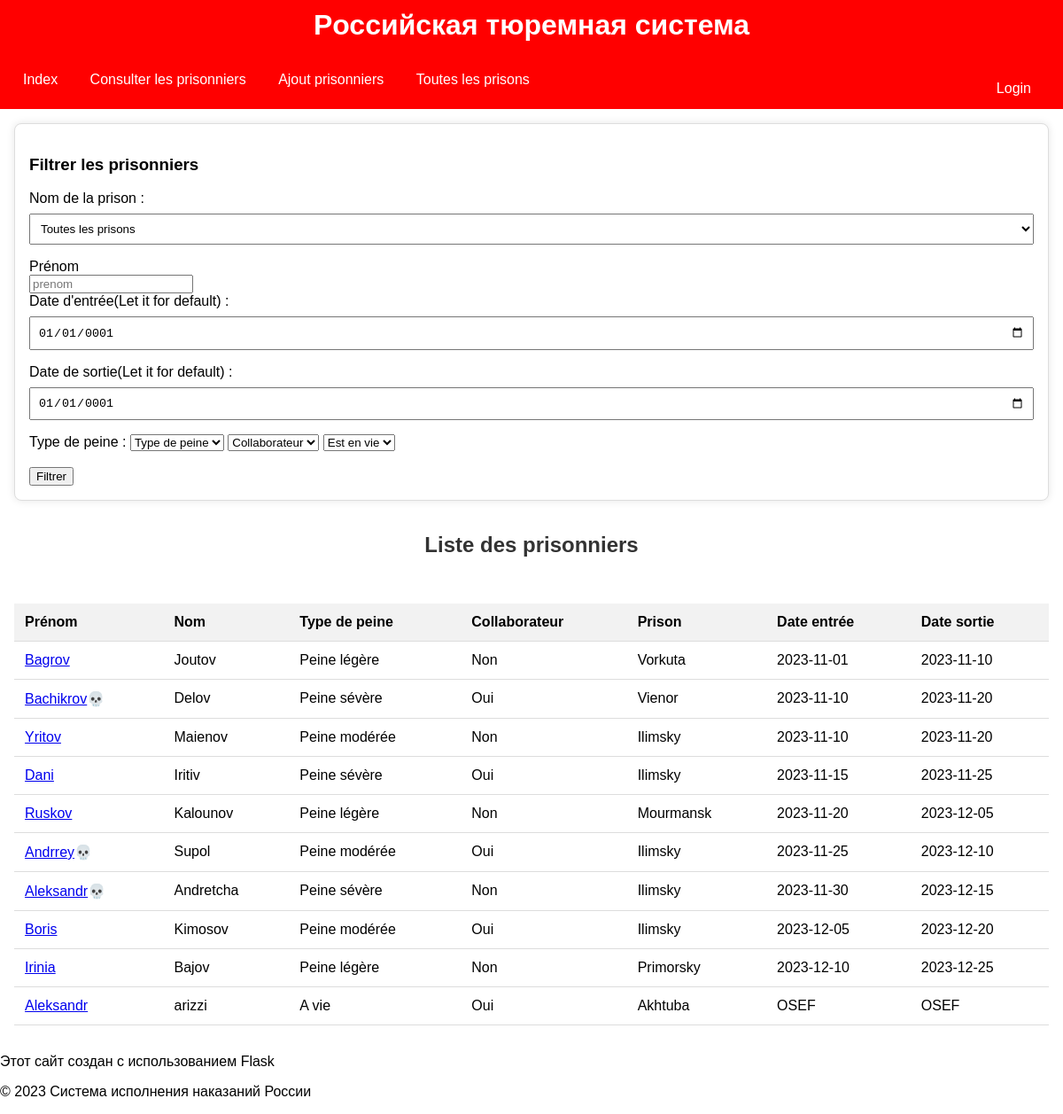
The page /Touslesprisonniers on the database as committed earlier.
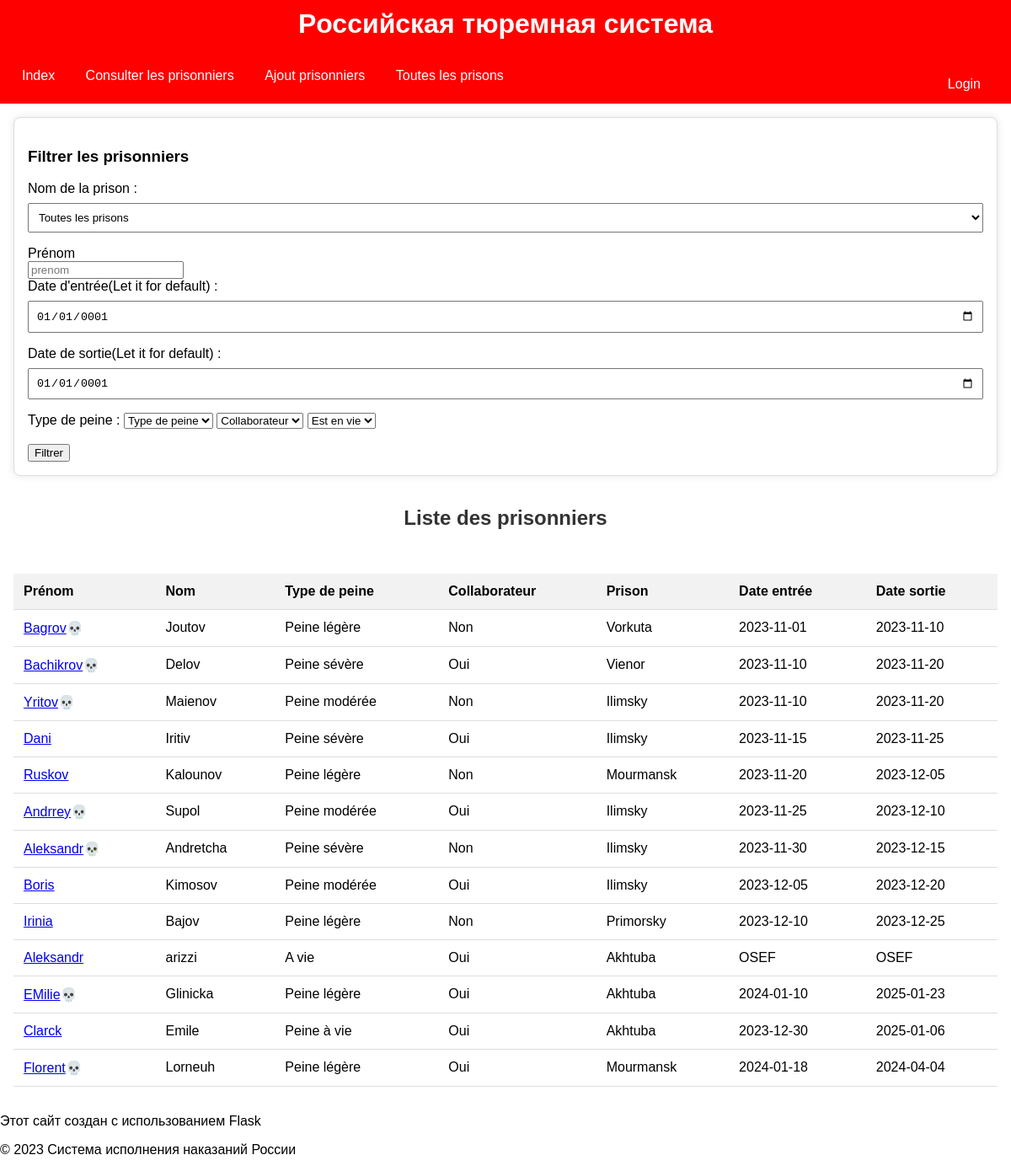
The same page on the database as committed later.
### tables this page shows
CREATE TABLE peine (
    id INTEGER PRIMARY KEY NOT NULL,
    user_id INT,
    type_de_peine VARCHAR(100),
    collaborateur BOOLEAN,
    entry_date DATE,
    out_door DATE,
    FOREIGN KEY (user_id) REFERENCES prisonners(id)
);

CREATE TABLE "prisonners" (
	"id"	INTEGER,
	"prenom"	VARCHAR(100),
	"nom"	VARCHAR(100),
	"birthday"	DATE,
	"type_de_peine"	VARCHAR(100),
	"collaborateur"	BOOLEAN,
	"prison_id"	INT,
	"image"	TEXT,
	"isAlive"	INTEGER,
	FOREIGN KEY("prison_id") REFERENCES "prison"("id"),
	PRIMARY KEY("id" AUTOINCREMENT)
);

CREATE TABLE "prison" (
	"id"	INTEGER,
	"name_prison"	VARCHAR(200),
	"oblast"	VARCHAR(100),
	"number_of_prisonners"	INT,
	"capacityPrison"	INT,
	"prison_Type"	VARCHAR(100),
	"long"	REAL,
	"lat"	REAL,
	"image"	INTEGER,
	PRIMARY KEY("id" AUTOINCREMENT)
);

### app.py (the view)
@app.route("/Touslesprisonniers", methods=['GET', 'POST'])
def Touslesprisonniers():
    if request.method=="GET":
        prenom=request.args.get('prenom', default="default",type=str )
        prisons=func.Prison.getAllPrisons()
        nom_ville=request.args.get('prisonFilter', default="default", type=str)
        entry_date=request.args.get('entryDateFilter', default="default", type=str)
        out_date=request.args.get('outDoorDateFilter', default="default", type=str)
        isAlive=request.args.get('isAlive', default="default", type=str)
        type_de_peine=request.args.get('type_de_peine', default="default", type=str)
        collaborateur=request.args.get('collaborateur', default="default", type=str)
        if(str(entry_date)=="0001-01-01"):
            entry_date="default"
        if(str(out_date)=="0001-01-01"):
            out_date="default"
        if str(prenom)=="":
            prenom="default"
        test=func.Prisonnier.filterPrisonnersCrossedFilter(prenom, type_de_peine, collaborateur, nom_ville, entry_date, out_date, isAlive)
        print(test)
        if(prenom != "default" or nom_ville != "default" or entry_date != "default" or out_date != "default" or isAlive != "default" or type_de_peine!= "default" or collaborateur != "default"):
            return render_template("Touslesprisonniers.html", prisonniers=test, prisons=prisons)
        else:
            prisonniers=func.Prisonnier.getAllPrisonners()
            return render_template("Touslesprisonniers.html", prisonniers=prisonniers, prisons=prisons)

### classes.py (called while the page is built)
def connect_database(database_path):
    return sqlite3.connect(database_path)

    def getAllPrisons():
        conn =connect_database('goodDB.db')
        cursor = conn.cursor()
        prisons=cursor.execute("SELECT * FROM prison").fetchall()
        return prisons

    def getAllPrisonners():
        conn = connect_database('goodDB.db')
        cursor = conn.cursor()
        query = """
        SELECT prisonners.id, prisonners.prenom, prisonners.nom, prisonners.type_de_peine,
               prisonners.collaborateur, prison.name_prison, peine.entry_date, peine.out_door, prisonners.isAlive
        FROM prisonners
        JOIN prison ON prisonners.prison_id = prison.id
		JOIN peine ON prisonners.id = peine.user_id
        """
        prisonners = cursor.execute(query).fetchall()
        conn.close()
        return prisonners

### templates/Touslesprisonniers.html (shortened to what this page needs)
<!DOCTYPE html>
<html lang="en">
<head>
</head>
<body>
{% extends 'layout.html' %}
{% block content %}
<div class="filter-container">
    <h3>Filtrer les prisonniers</h3>
    <form action="#" method="get">
        <label for="prisonFilter" class="filter-label">Nom de la prison :</label>
        <select id="prisonFilter" name="prisonFilter" class="filter-input">
            <option value="default">Toutes les prisons</option>
        </select>
        <label>Prénom</label>
        <br>
        <input type="text" id="prenom" name="prenom" placeholder="prenom">
        <label for="entryDateFilter" class="filter-label">Date d'entrée(Let it for default) :</label>
        <input type="date" id="entryDateFilter" name="entryDateFilter" class="filter-input" value="0001-01-01">
        <label for="outDoorDateFilter" class="filter-label">Date de sortie(Let it for default) :</label>
        <input type="date" id="outDoorDateFilter" name="outDoorDateFilter" class="filter-input" value="0001-01-01">
        <label for="type_de_peine">Type de peine :</label>
        <select id="type_de_peine" name="type_de_peine">
            <option value="default">Type de peine</option>
        </select>
        <select id="collaborateur" name="collaborateur">
            <option value="default">Collaborateur</option>
        </select>
        <select id="isAlive" name="isAlive">
            <option value="default">Est en vie</option>
        </select>
        <br>
        <br>
        <button type="submit">Filtrer</button>
    </form>
</div>
    <div class="prisoner-container">
        <h2>Liste des prisonniers</h2>
        {% if prisonniers %}
            <table>
                <thead>
                    <tr>
                        <th>Prénom</th>
                        <th>Nom</th>
                        <th>Type de peine</th>
                        <th>Collaborateur</th>
                        <th>Prison</th>
                        <th>Date entrée</th>
                        <th>Date sortie</th>
                    </tr>
                </thead>
                <tbody>
                    {% for prisonnier in prisonniers %}
                        <tr>
                            <td><a href="http://localhost:5000/ConsultPrisonner?id={{prisonnier[0]}}">  {{ prisonnier[1] }}</a>{{ '' if prisonnier[8] else '&#x1F480;'|safe }}</td>
                            <td>{{ prisonnier[2] }}</td>
                            <td>{{ prisonnier[3] }}</td>
                            <td>{{ 'Oui' if prisonnier[4] else 'Non' }}</td>
                            <td>{{ prisonnier[5] }}</td>
                            <td>{{ prisonnier[6] }}</td>
                            <td>{{ prisonnier[7] }}</td>
                        </tr>
                    {% endfor %}
                </tbody>
            </table>
        {% else %}
            <p>Aucun prisonnier trouvé.</p>
        {% endif %}
    </div>
{% endblock %}

### templates/layout.html (shortened to what this page needs)
<!DOCTYPE html>
<html lang="en">
<head>
</head>
<body>
<header>
    <h1>Pоссийская тюремная система</h1>
</header>
<nav>
    <a href="{{ url_for('index') }}">Index</a>
    <a href="{{ url_for('Touslesprisonniers') }}">Consulter les prisonniers</a>
    <a href="{{ url_for('ajoutPrisonnier') }}">Ajout prisonniers</a>
    <a href="{{ url_for('Touteslesprisons') }}">Toutes les prisons</a>
    <div class="user-info">
        {% if 'username' in request.cookies %}
            Welcome, {{ request.cookies['username'] }}!
            <a href="{{ url_for('deconnexion') }}">déconnexion</a>
        {% else %}
            <a href="{{ url_for('connexion') }}">Login</a>
        {% endif %}
    </div>
</nav>
<div style="padding: 16px;">
    {% block content %}{% endblock %}
</div>
<footer>
    <p>Этот сайт создан с использованием Flask</p>
    <p>&copy; 2023 Система исполнения наказаний России</p>
</footer>
</body>
</html>

### templates/Touslesprisonniers.html (style rules this page uses)
h2 { color: #333; }
.prisoner-container { display: flex; flex-wrap: wrap; gap: 16px; justify-content: space-around; }
table { width: 100%; border-collapse: collapse; margin-top: 16px; }
th, td { padding: 12px; text-align: left; border-bottom: 1px solid #ddd; }
th { background-color: #f2f2f2; }
.filter-container { margin-bottom: 16px; padding: 16px; background-color: #fff; border: 1px solid #ddd; border-radius: 8px; box-shadow: 0 0 10px rgba(0, 0, 0, 0.1); }
.filter-label { display: block; margin-bottom: 8px; }
.filter-input { width: 100%; padding: 8px; box-sizing: border-box; margin-bottom: 16px; }

### templates/layout.html (style rules this page uses)
body { font-family: Arial, sans-serif; margin: 0; padding: 0; box-sizing: border-box; }
header, nav { background-color: red; color: white; padding: 10px; }
header { display: flex; align-items: center; justify-content: center; }
header h1 { margin: 0; }
nav a { display: inline-block; color: white; text-align: center; padding: 14px 16px; text-decoration: none; transition: background-color 0.3s; }
.user-info { float: right; color: white; padding: 10px; }

Rows that differ between the two databases and show on the page:
changed prisonners (number 1 of 13 on the later page): isAlive (not shown) → "💀"
changed prisonners (number 3 of 13 on the later page): isAlive (not shown) → "💀"
added peine: prenom "EMilie", value "💀", nom "Glinicka", type_de_peine "Peine légère", name_prison "Akhtuba", entry_date "2024-01-10", out_door "2025-01-23"
added prisonners: collaborateur "Oui"
added peine: prenom "Clarck", nom "Emile", type_de_peine "Peine à vie", name_prison "Akhtuba", entry_date "2023-12-30", out_door "2025-01-06"
added prisonners: collaborateur "Oui"
added peine: prenom "Florent", nom "Lorneuh", type_de_peine "Peine légère", name_prison "Mourmansk", entry_date "2024-01-18", out_door "2024-04-04"
added prisonners: isAlive "💀", collaborateur "Oui"
